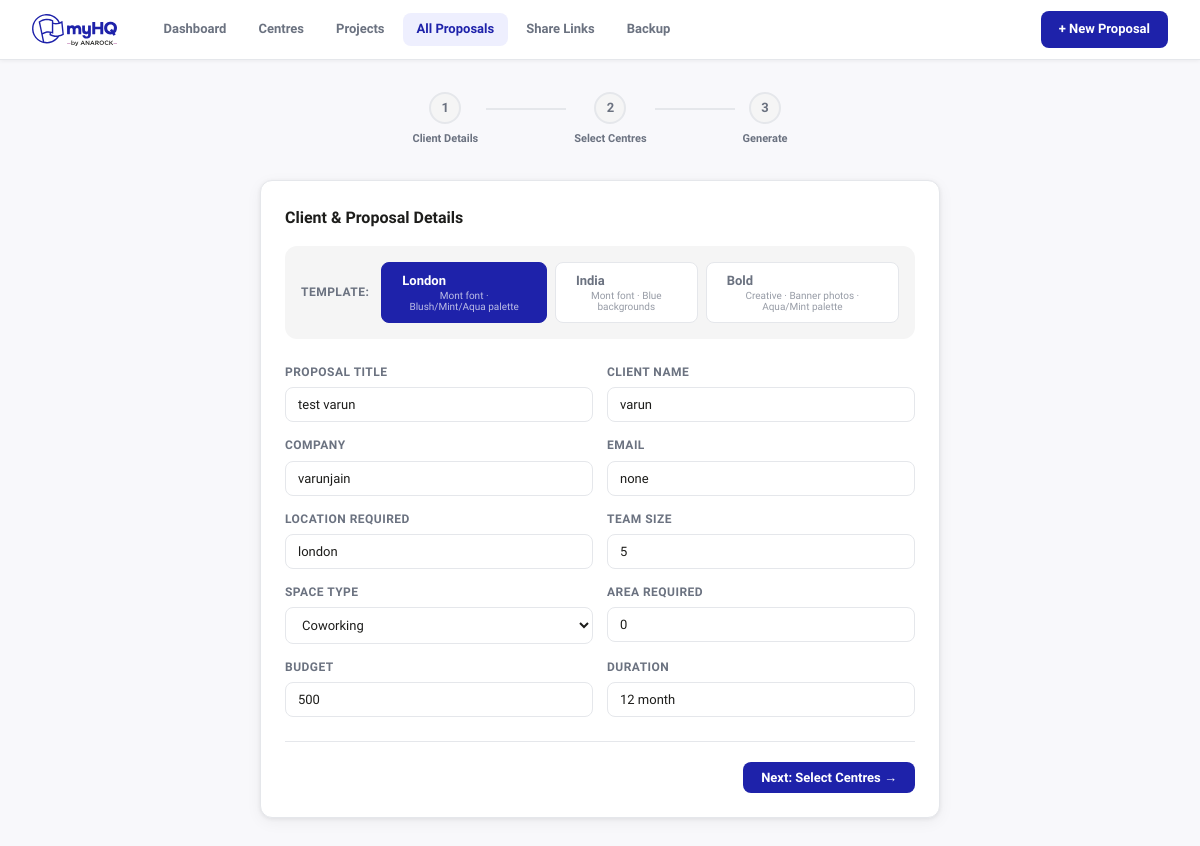
The app's page /proposals/9 with its own data.
### tables this page shows
CREATE TABLE proposals (
            id INTEGER PRIMARY KEY AUTOINCREMENT,
            title TEXT,
            template TEXT DEFAULT 'london',
            client_name TEXT,
            client_company TEXT,
            client_email TEXT,
            client_location TEXT,
            team_size TEXT,
            space_type TEXT,
            area_required TEXT,
            budget TEXT,
            duration TEXT,
            selected_centres TEXT DEFAULT '[]',
            manual_centres TEXT DEFAULT '[]',
            status TEXT DEFAULT 'draft',
            pptx_filename TEXT,
            created_at DATETIME DEFAULT CURRENT_TIMESTAMP
        , pdf_filename TEXT);

### app.py (the view)
@app.route('/proposals/<int:pid>')
def proposal_builder(pid):
    with get_db() as conn:
        proposal = conn.execute('SELECT * FROM proposals WHERE id=?', (pid,)).fetchone()
        if not proposal:
            return 'Not found', 404
    return render_template('builder.html', step=1, proposal=dict(proposal), preselected_ids=[], map_workspaces=[])

### app.py (called while the page is built)
def get_db():
    conn = sqlite3.connect(DB_PATH)
    conn.row_factory = sqlite3.Row
    return conn

### templates/builder.html (shortened to what this page needs)
{% extends 'base.html' %}
{% block content %}
<div class="builder-wrap">
  <div class="steps-bar">
    <div class="step" id="step-tab-1">
      <div class="step-dot">1</div>
      <div class="step-label">Client Details</div>
    </div>
    <div class="step-line"></div>
    <div class="step" id="step-tab-2">
      <div class="step-dot">2</div>
      <div class="step-label">Select Centres</div>
    </div>
    <div class="step-line"></div>
    <div class="step" id="step-tab-3">
      <div class="step-dot">3</div>
      <div class="step-label">Generate</div>
    </div>
  </div>
  <div class="builder-step" id="step1">
    <div class="card builder-card">
      <h2>Client & Proposal Details</h2>
      <div class="template-toggle">
        <label class="toggle-label">Template:</label>
        <div class="toggle-group" id="templateToggle">
          <button class="toggle-btn active" data-val="london" onclick="setTemplate('london')">
            London
            <span class="toggle-hint">Mont font · Blush/Mint/Aqua palette</span>
          </button>
          <button class="toggle-btn" data-val="india" onclick="setTemplate('india')">
            India
            <span class="toggle-hint">Mont font · Blue backgrounds</span>
          </button>
          <button class="toggle-btn" data-val="bold" onclick="setTemplate('bold')">
            Bold
            <span class="toggle-hint">Creative · Banner photos · Aqua/Mint palette</span>
          </button>
        </div>
      </div>
      <div class="form-grid">
        <div class="form-group">
          <label>Proposal Title</label>
          <input class="input" id="p_title" placeholder="e.g. Office Search — Acme Corp" value="{{ proposal.title if proposal else '' }}">
        </div>
        <div class="form-group">
          <label>Client Name</label>
          <input class="input" id="p_client_name" placeholder="Contact person" value="{{ proposal.client_name if proposal else '' }}">
        </div>
        <div class="form-group">
          <label>Company</label>
          <input class="input" id="p_company" placeholder="Company name" value="{{ proposal.client_company if proposal else '' }}">
        </div>
        <div class="form-group">
          <label>Email</label>
          <input class="input" type="email" id="p_email" placeholder="client@company.com" value="{{ proposal.client_email if proposal else '' }}">
        </div>
        <div class="form-group">
          <label>Location Required</label>
          <input class="input" id="p_location" placeholder="e.g. Central London" value="{{ proposal.client_location if proposal else '' }}">
        </div>
        <div class="form-group">
          <label>Team Size</label>
          <input class="input" id="p_team" placeholder="e.g. 10–15 people" value="{{ proposal.team_size if proposal else '' }}">
        </div>
        <div class="form-group">
          <label>Space Type</label>
          <select class="input" id="p_space_type">
            {% for t in ['Coworking','Private Office','Dedicated Desk','Hot Desk','Managed Office','Virtual Office'] %}
            <option value="{{ t }}" {% if (proposal and proposal.space_type == t) or (not proposal and map_space_type == t) %}selected{% endif %}>{{ t }}</option>
            {% endfor %}
          </select>
        </div>
        <div class="form-group">
          <label>Area Required</label>
          <input class="input" id="p_area" placeholder="e.g. 1,000 sq ft" value="{{ proposal.area_required if proposal else '' }}">
        </div>
        <div class="form-group">
          <label>Budget</label>
          <input class="input" id="p_budget" placeholder="e.g. £500–£800/desk/mo" value="{{ proposal.budget if proposal else '' }}">
        </div>
        <div class="form-group">
          <label>Duration</label>
          <input class="input" id="p_duration" placeholder="e.g. 12 months" value="{{ proposal.duration if proposal else '' }}">
        </div>
      </div>
      <div class="step-nav">
        <button class="btn btn-primary" onclick="saveStep1()">Next: Select Centres →</button>
      </div>
    </div>
  </div>
</div>
{% endblock %}

### static/css/style.css (style rules this page uses)
:root { --blue: #1E22AA; --mint: #ADDFB3; --blush: #F4BEAA; --aqua: #96E6DC; --dark: #1D1D1B; --grey: #6B7280; --lgrey: #F5F5F5; --border: #E5E7EB; --white: #FFFFFF; --radius: 12px; --shadow: 0 1px 4px rgba(0,0,0,.07), 0 4px 16px rgba(0,0,0,.05); }
*, *::before, *::after { box-sizing: border-box; margin: 0; padding: 0; }
body { font-family: 'Plus Jakarta Sans', system-ui, sans-serif; color: var(--dark); background: #F8F8FB; font-size: 14px; line-height: 1.6; }
.btn { display: inline-flex; align-items: center; gap: 6px; padding: 8px 18px; border-radius: 8px; font-family: inherit; font-size: 13px; font-weight: 700; border: none; cursor: pointer; transition: opacity .15s, transform .1s; white-space: nowrap; }
.btn-primary { background: var(--blue); color: #fff; }
.card { background: var(--white); border-radius: var(--radius); border: 1px solid var(--border); padding: 24px; box-shadow: var(--shadow); }
.card h2 { font-size: 16px; font-weight: 700; margin-bottom: 16px; color: var(--dark); }
.input { width: 100%; padding: 9px 12px; border: 1.5px solid var(--border); border-radius: 8px; font-family: inherit; font-size: 13px; background: var(--white); color: var(--dark); transition: border-color .15s; }
select.input { cursor: pointer; }
.form-group { display: flex; flex-direction: column; gap: 5px; }
.form-group label { font-size: 12px; font-weight: 700; color: var(--grey); text-transform: uppercase; letter-spacing: .04em; }
.form-grid { display: grid; grid-template-columns: 1fr 1fr; gap: 14px; }
.builder-wrap { max-width: 960px; margin: 0 auto; }
.builder-card { max-width: 680px; margin: 0 auto; }
.steps-bar { display: flex; align-items: center; justify-content: center; margin-bottom: 32px; gap: 0; }
.step { display: flex; flex-direction: column; align-items: center; gap: 6px; }
.step-dot { width: 32px; height: 32px; border-radius: 50%; background: var(--lgrey); color: var(--grey); font-weight: 800; font-size: 13px; display: flex; align-items: center; justify-content: center; border: 2px solid var(--border); transition: all .2s; }
.step-label { font-size: 11px; font-weight: 600; color: var(--grey); white-space: nowrap; }
.step-line { width: 80px; height: 2px; background: var(--border); margin: 0 8px; margin-bottom: 22px; }
.template-toggle { display: flex; align-items: center; gap: 12px; margin-bottom: 24px; padding: 16px; background: var(--lgrey); border-radius: var(--radius); }
.toggle-label { font-weight: 700; font-size: 12px; text-transform: uppercase; letter-spacing: .04em; color: var(--grey); white-space: nowrap; }
.toggle-group { display: flex; gap: 8px; }
.toggle-btn { padding: 10px 20px; border-radius: 8px; border: 1.5px solid var(--border); background: var(--white); cursor: pointer; font-family: inherit; font-size: 13px; font-weight: 700; color: var(--grey); display: flex; flex-direction: column; gap: 2px; transition: all .15s; }
.toggle-btn.active { background: var(--blue); color: #fff; border-color: var(--blue); }
.toggle-hint { font-size: 10px; font-weight: 400; opacity: .7; }
.step-nav { display: flex; align-items: center; justify-content: space-between; margin-top: 24px; padding-top: 20px; border-top: 1px solid var(--border); }

### records on screen
proposals: title "test varun", client_name "varun", client_company "varunjain", client_email "none", client_location "london", team_size "5", space_type "Coworking", area_required "0", budget "500", duration "12 month"
